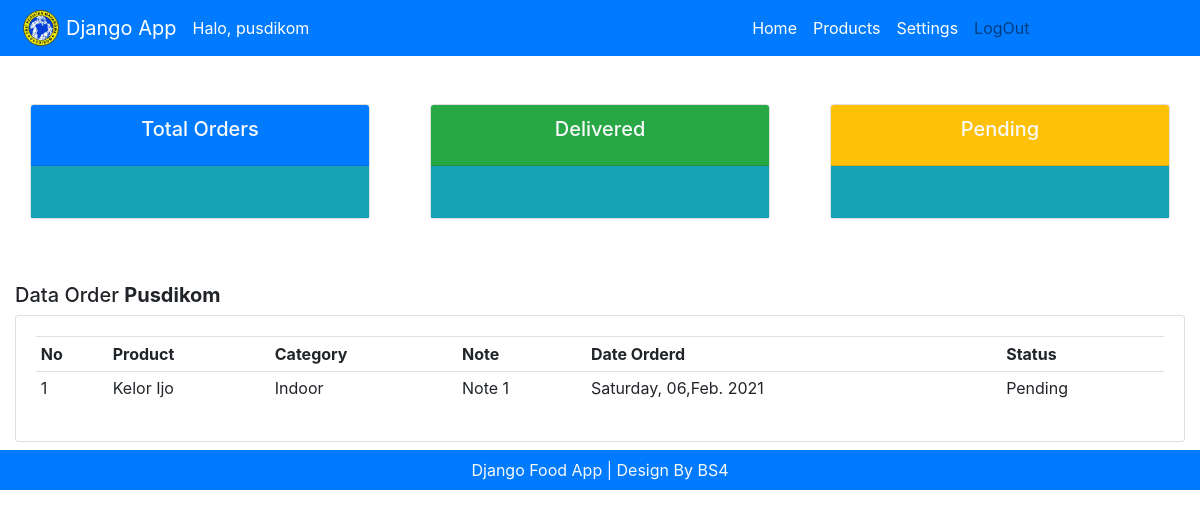
/user/ (signed in), run on the app's committed database.
### masruri/models.py (models this page shows, shortened)
class Order(models.Model):
    STATUS = (
        ('Pending', 'Pending'),
        ('Out for delivery', 'Out for delivery'),
        ('Delivered', 'Delivered'),
    )
    custumer = models.ForeignKey(
        Custumer, null=True, on_delete=models.SET_NULL)
    product = models.ForeignKey(Product, null=True, on_delete=models.SET_NULL)
    date_created = models.DateTimeField(auto_now_add=True, null=True)
    status = models.CharField(max_length=200, null=True, choices=STATUS)
    note = models.CharField(max_length=200, blank=True, null=True)

class Product(models.Model):
    CATEGORY = (
        ('Indoor', 'Indoor'),
        ('Out Door', 'Out Door'),
    )
    name = models.CharField(max_length=200, blank=True, null=True)
    price = models.IntegerField(blank=True, null=True)
    category = models.CharField(
        max_length=200, blank=True, null=True, choices=CATEGORY)
    description = models.CharField(max_length=200, blank=True, null=True)
    date_created = models.DateTimeField(auto_now_add=True, null=True)
    tag = models.ManyToManyField(Tag)
    def __str__(self):
        return self.name

### masruri/decorators.py (the view)
        def perubahan_halaman(request, *args, **kwargs):
            group = None
            if request.user.groups.exists():
                group = request.user.groups.all()[0].name
            if group in yang_diizinkan:
                return fungsi_awal(request, *args, **kwargs)
            else:
                return HttpResponse('<h2><center> Anda Tidak Dijikankan Ke Tampilam ini </center></h2>')

### masruri/controllers/auth.py (called while the page is built)
@login_required(login_url='login')
@ijinkan_pengguna(yang_diizinkan=['custumer'])
def userPage(request):
    order_custumer = request.user.custumer.order_set.all()
    total_orders = order_custumer.count()
    delivered = order_custumer.filter(status='Delivered').count()
    pending = order_custumer.filter(status='Pending').count()
    context = {
        'data_order_custumer': order_custumer,
        'data_total_orders': total_orders,
        'data_delivered': delivered,
        'data_pending': pending,
    }
    return render(request, 'auth/user.html', context)

### masruri/templates/auth/user.html (shortened to what this page needs)
{% extends "main.html" %}
{% block content %}
{% include "status.html" %}
<div class="container-fluid">
    <h5>Data Order <b>{{ request.user|capfirst}}</b></h5>
    <div class="row">
        <div class="col-md">
            <div class="card card-body">
                <table class="table table-sm">
                    <tr>
                        <th>No</th>
                        <th>Product</th>
                        <th>Category</th>
                        <th>Note</th>
                        <th>Date Orderd</th>
                        <th>Status</th>
                    </tr>
                    {% for tampil_order_custumer in data_order_custumer %}
                    <tr>
                        <td>{{ forloop.counter }}</td>
                        <td>{{ tampil_order_custumer.product }}</td>
                        <td>{{ tampil_order_custumer.product.category }}</td>
                        <td>{{ tampil_order_custumer.note}}</td>
                        <td>{{ tampil_order_custumer.date_created|date:"l, d,N Y" }}</td>
                        <td>{{ tampil_order_custumer.status }}</td>
                    </tr>
                        {% empty %}
                    <tr>
                        <td colspan="6" class="text-center">Data Order Kosong</td>
                    </tr>
                    </tr>
                    {% endfor %}
                </table>
            </div>
        </div>
    </div>
</div>
{% endblock content %}

### masruri/templates/navbar.html (shortened to what this page needs)
<nav class="navbar navbar-expand-lg navbar-light bg-primary">
    {% load static %}
    <img src="{% static 'img/pusdikom.png' %}" width="50px">
    <a class="navbar-brand text-white" href="#">Django App </a>
    <span class="text-white">Halo, {{ request.user }}</span>
    <div class="collapse navbar-collapse" id="navbarNavAltMarkup">
        <div class="navbar-nav ml-auto">
            <a class=" nav-link text-white {% if menu == 'home'  %} aktif {% endif %}" href="{% url 'home' %}">Home
                <span class="sr-only">(current)</span></a>
            <a class="nav-link text-white {% if menu == 'products'  %} aktif {% endif %}"
                href="{% url 'products' %}">Products</a>
        </div>
    </div>
    <ul class="navbar-nav ">
        {% if user.is_authenticated %}
        <li class="nav-item">
            <a class="nav-link text-white {% if menu == 'settings' %} active {% endif %}"
                href="{% url 'accountpage' %}">Settings</a>
        </li>
        <li class="nav-item">
            <a class="nav-link" href="{% url 'logout' %}">LogOut</a>
        </li>
        {% endif %}
        {% if request.user.is_staff %}
        <a class="navlink {% if menu == 'home' %} active {% endif %}" href="{% url 'home' %}">Dashboar
            d</a>
        <a class="navlink {% if menu == 'products' %} active {% endif %}" href="{% url 'products' %}">
            Product</a>
        {% endif %}
    </ul>
</nav>

### data on the page
Order: product "Kelor Ijo", product.category "Indoor", note "Note 1", date_created "Saturday, 06,Feb. 2021", status "Pending"

### other printed values
{{ request.user }} "pusdikom"
{{ request.user|capfirst }} "Pusdikom"
